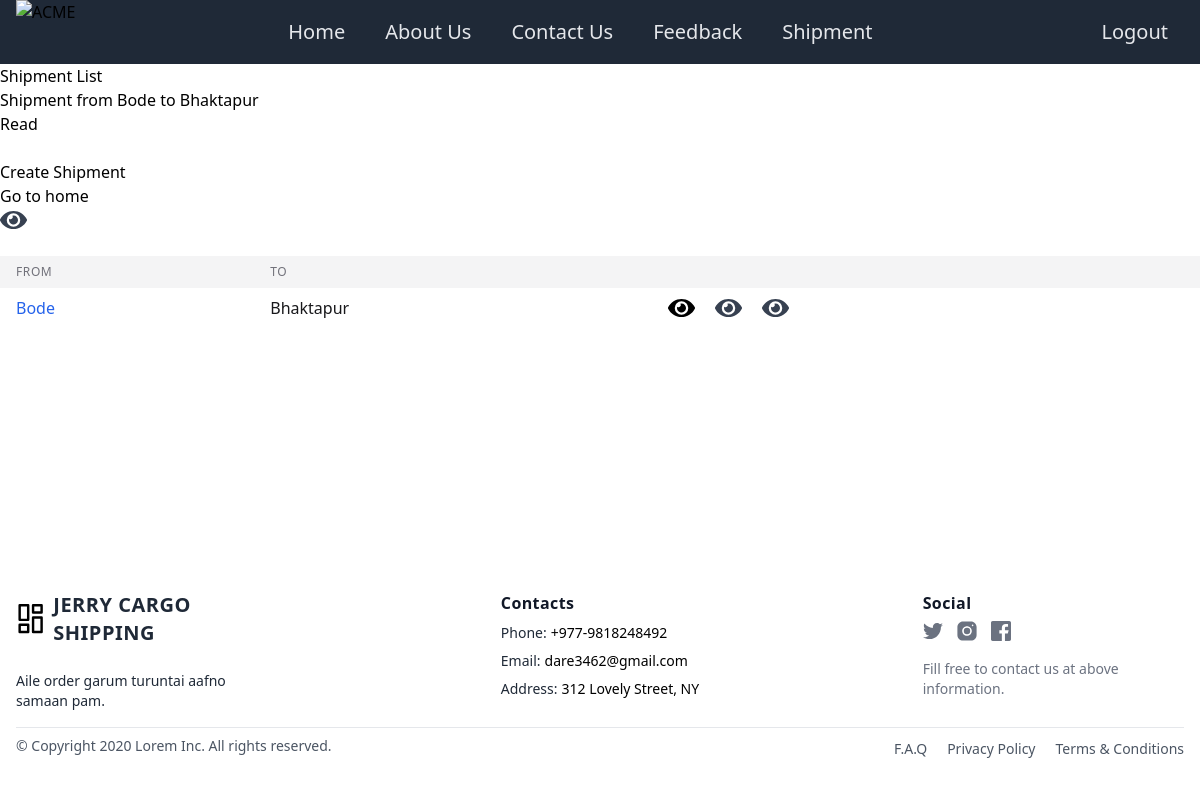
Before: /list-shipment (signed in) with the older database file.
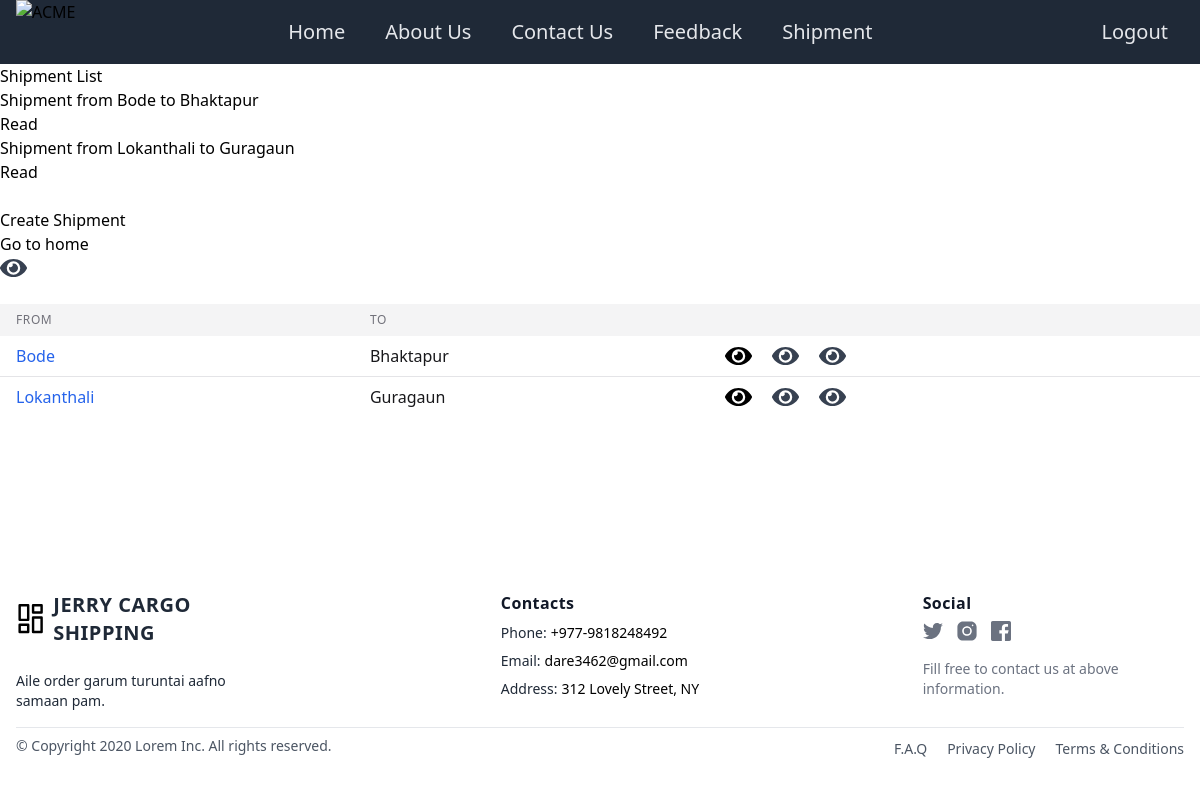
After: the same page with the newer database file.
### shipping/models.py (models this page shows)
class Shipment(models.Model):
    user=models.ForeignKey(User,on_delete=models.CASCADE)
    sender_country=models.ForeignKey(Country,related_name='sender_country',on_delete=models.CASCADE)
    sender_contactnumber = models.CharField(max_length=20,validators=[RegexValidator(regex=r'^\+977-\d{10}$',message='Phone number must be in the format +977-XXXXXXXXXX (where X is a digit).')])
    sender_city=models.CharField(max_length=100)
    sender_postalcode=models.IntegerField()
    sender_telephone1=models.IntegerField(blank=True,null=True)
    sender_telephone2=models.IntegerField(blank=True,null=True)
    sender_address=models.CharField(max_length=100)
    reciever_country=models.ForeignKey(Country,related_name='reciever_country',on_delete=models.CASCADE)
    reciever_firstname=models.CharField(max_length=100)
    reciever_lastname=models.CharField(max_length=100)
    reciever_contactnumber = models.CharField(max_length=20,validators=[RegexValidator(regex=r'^\+977-\d{10}$',message='Phone number must be in the format +977-XXXXXXXXXX (where X is a digit).')])
    reciever_email=models.EmailField()
    reciever_city=models.CharField(max_length=100)
    reciever_postalcode=models.IntegerField(blank=True,null=True)
    reciever_telephone1=models.IntegerField(blank=True,null=True)
    reciever_telephone2=models.IntegerField(blank=True,null=True)
    reciever_address=models.CharField(max_length=100)
    def __str__(self):
        return f"Shipment from {self.sender_city} to {self.reciever_city}"

### shipping/views.py (the view)
# urls.py: path('list-shipment', shippingview.shipment_list, name='shipment_list'),
@login_required
def shipment_list(request):
    if request.user.is_superuser:
        shipments = Shipment.objects.all()
    else:
        shipments = Shipment.objects.filter(user=request.user)
    return render(request, 'shipping/shipment_list.html', {'shipments': shipments})

### shipping/templates/shipping/shipment_list.html (shortened to what this page needs)
{% extends 'shipping/base.html' %}
{% block bodycontent %}
<h2>Shipment List</h2>
    <ul>
        {% for shipment in shipments %}
           <div> <li>{{ shipment }}</li> </div>
           <div> <a href="{% url 'shipment_detail' shipment.pk %}">Read</a></div>
        {% endfor %}
    </ul>
    <br>
    <a href="{% url 'from_form' %}">Create Shipment</a>
    <br>
    <a href="{% url 'shipping-home'%}">Go to home</a>
    <br>
    <br>
    <div class="overflow-x-auto">
  <table class="min-w-full bg-white dark:bg-zinc-800">
    <thead>
      <tr>
        <th class="py-2 px-4 bg-zinc-100 dark:bg-zinc-700 text-left text-xs font-medium text-zinc-500 dark:text-zinc-300 uppercase tracking-wider">From</th>
        <th class="py-2 px-4 bg-zinc-100 dark:bg-zinc-700 text-left text-xs font-medium text-zinc-500 dark:text-zinc-300 uppercase tracking-wider">To</th>
        <th class="py-2 px-4 bg-zinc-100 dark:bg-zinc-700 text-left text-xs font-medium text-zinc-500 dark:text-zinc-300 uppercase tracking-wider"></th>
      </tr>
    </thead>
    <tbody class="divide-y divide-zinc-200 dark:divide-zinc-700">
        {% for shipment in shipments%}
      <tr>
        <td class="py-2 px-4 text-blue-600 dark:text-blue-400">{{shipment.sender_city}}</td>
        <td class="py-2 px-4 text-zinc-900 dark:text-zinc-200">{{shipment.reciever_city}}</td>
        <td class="py-2 px-4 flex gap-x-5 justify-end w-fit">
            <a href="{% url 'shipment_detail' shipment.pk %}">
            </a>
        </td>
    </tr>
    {% endfor %}
    </tbody>
  </table>
</div>
  </body>
{% endblock bodycontent %}

Changed rows visible on the page:
added Shipment: sender_city+reciever_city "Shipment from Lokanthali to Guragaun", sender_city "Lokanthali", reciever_city "Guragaun"
